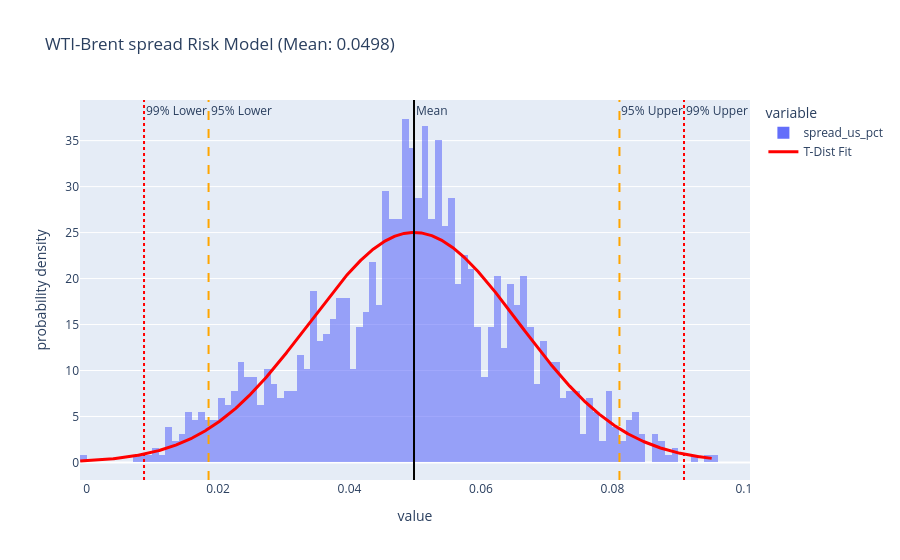

Here is the notebook cell this chart was saved with:
### Code cell
# 1. Get Data
data = df_combined['spread_us_pct']

# 2. Fit t-distribution
df_params, loc, scale = t.fit(data)

# 3. Create Histogram
fig = px.histogram(data, nbins=100, 
                   histnorm='probability density', 
                   title=f"WTI-Brent spread Risk Model (Mean: {loc:.4f})",
                   opacity=0.6)

# 4. Generate Curve
x_range = np.linspace(data.min(), data.max(), 1000)
pdf_values = t.pdf(x_range, df_params, loc, scale)
fig.add_trace(go.Scatter(x=x_range, y=pdf_values, mode='lines', name='T-Dist Fit', line=dict(color='red', width=3)))

# 5. CORRECT CALCULATION for 95% and 99% Intervals
# We want the bounds that contain 95% of the data (leaving 2.5% on each tail)
# We want the bounds that contain 99% of the data (leaving 0.5% on each tail)

# 95% Confidence Interval (2.5% percentile and 97.5% percentile)
lower_95 = t.ppf(0.025, df_params, loc, scale)
upper_95 = t.ppf(0.975, df_params, loc, scale)

# 99% Confidence Interval (0.5% percentile and 99.5% percentile)
lower_99 = t.ppf(0.005, df_params, loc, scale)
upper_99 = t.ppf(0.995, df_params, loc, scale)

# 6. Add Lines (Using the EXACT calculated values)
# 95% Lines (Orange)
fig.add_vline(x=upper_95, line_dash="dash", line_color="orange", annotation_text="95% Upper")
fig.add_vline(x=lower_95, line_dash="dash", line_color="orange", annotation_text="95% Lower")

# 99% Lines (Red - Stop Loss Zones)
fig.add_vline(x=upper_99, line_dash="dot", line_color="red", annotation_text="99% Upper")
fig.add_vline(x=lower_99, line_dash="dot", line_color="red", annotation_text="99% Lower")

# Mean Line (Black)
fig.add_vline(x=loc, line_width=2, line_color="black", annotation_text="Mean")

fig.show()

### Figure 1 — Plotly figure (JSON) as saved in the notebook; plotly's stock layout.template omitted (floating-point values rounded to 4 significant figures; data arrays with more than 128 entries replaced by an {"elided": "..."} marker saying what was removed)
{"data": [{"bingroup": "x", "histnorm": "probability density", "hovertemplate": "variable=spread_us_pct<br>value=%{x}<br>probability density=%{y}<extra></extra>", "legendgroup": "spread_us_pct", "marker": {"color": "#636efa", "opacity": 0.6, "pattern": {"shape": ""}}, "name": "spread_us_pct", "nbinsx": 100, "orientation": "v", "showlegend": true, "type": "histogram", "x": {"elided": "1285 float values"}, "xaxis": "x", "yaxis": "y"}, {"line": {"color": "red", "width": 3}, "mode": "lines", "name": "T-Dist Fit", "type": "scatter", "x": {"elided": "1000 float values"}, "y": {"elided": "1000 float values"}}], "layout": {"annotations": [{"showarrow": false, "text": "95% Upper", "x": 0.08106, "xanchor": "left", "xref": "x", "y": 1, "yanchor": "top", "yref": "y domain"}, {"showarrow": false, "text": "95% Lower", "x": 0.01856, "xanchor": "left", "xref": "x", "y": 1, "yanchor": "top", "yref": "y domain"}, {"showarrow": false, "text": "99% Upper", "x": 0.09088, "xanchor": "left", "xref": "x", "y": 1, "yanchor": "top", "yref": "y domain"}, {"showarrow": false, "text": "99% Lower", "x": 0.008739, "xanchor": "left", "xref": "x", "y": 1, "yanchor": "top", "yref": "y domain"}, {"showarrow": false, "text": "Mean", "x": 0.04981, "xanchor": "left", "xref": "x", "y": 1, "yanchor": "top", "yref": "y domain"}], "barmode": "relative", "legend": {"title": {"text": "variable"}, "tracegroupgap": 0}, "shapes": [{"line": {"color": "orange", "dash": "dash"}, "type": "line", "x0": 0.08106, "x1": 0.08106, "xref": "x", "y0": 0, "y1": 1, "yref": "y domain"}, {"line": {"color": "orange", "dash": "dash"}, "type": "line", "x0": 0.01856, "x1": 0.01856, "xref": "x", "y0": 0, "y1": 1, "yref": "y domain"}, {"line": {"color": "red", "dash": "dot"}, "type": "line", "x0": 0.09088, "x1": 0.09088, "xref": "x", "y0": 0, "y1": 1, "yref": "y domain"}, {"line": {"color": "red", "dash": "dot"}, "type": "line", "x0": 0.008739, "x1": 0.008739, "xref": "x", "y0": 0, "y1": 1, "yref": "y domain"}, {"line": {"color": "black", "width": 2}, "type": "line", "x0": 0.04981, "x1": 0.04981, "xref": "x", "y0": 0, "y1": 1, "yref": "y domain"}], "title": {"text": "WTI-Brent spread Risk Model (Mean: 0.0498)"}, "xaxis": {"anchor": "y", "domain": [0, 1], "title": {"text": "value"}}, "yaxis": {"anchor": "x", "domain": [0, 1], "title": {"text": "probability density"}}}}
